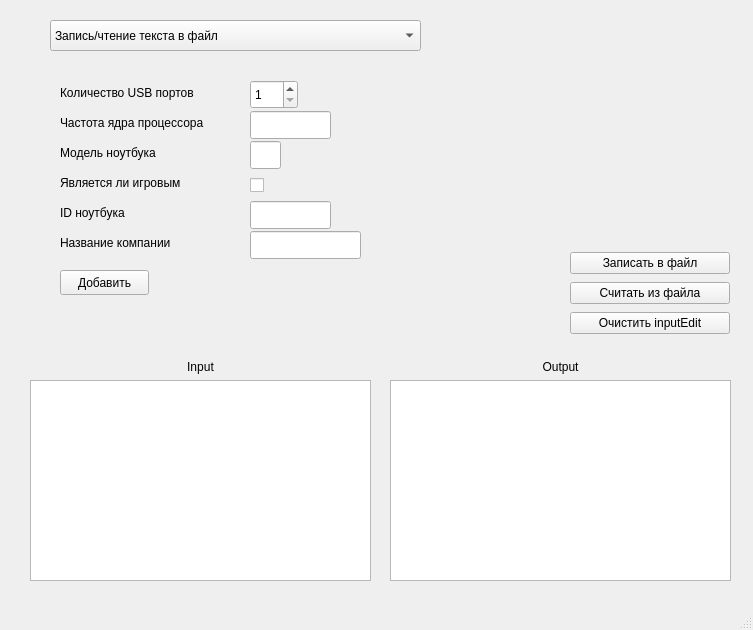
<?xml version="1.0" encoding="UTF-8"?>
<ui version="4.0">
 <class>MainWindow</class>
 <widget class="QMainWindow" name="MainWindow">
  <property name="geometry">
   <rect>
    <x>0</x>
    <y>0</y>
    <width>753</width>
    <height>630</height>
   </rect>
  </property>
  <property name="windowTitle">
   <string>MainWindow</string>
  </property>
  <widget class="QWidget" name="centralwidget">
   <widget class="QWidget" name="verticalLayoutWidget">
    <property name="geometry">
     <rect>
      <x>30</x>
      <y>360</y>
      <width>341</width>
      <height>221</height>
     </rect>
    </property>
    <layout class="QVBoxLayout" name="verticalLayout">
     <item>
      <widget class="QLabel" name="label">
       <property name="text">
        <string>Input</string>
       </property>
       <property name="alignment">
        <set>Qt::AlignCenter</set>
       </property>
      </widget>
     </item>
     <item>
      <widget class="QTextEdit" name="inputEdit">
       <property name="readOnly">
        <bool>false</bool>
       </property>
      </widget>
     </item>
    </layout>
   </widget>
   <widget class="QWidget" name="verticalLayoutWidget_2">
    <property name="geometry">
     <rect>
      <x>390</x>
      <y>360</y>
      <width>341</width>
      <height>221</height>
     </rect>
    </property>
    <layout class="QVBoxLayout" name="verticalLayout_2">
     <item>
      <widget class="QLabel" name="label_2">
       <property name="text">
        <string>Output</string>
       </property>
       <property name="alignment">
        <set>Qt::AlignCenter</set>
       </property>
      </widget>
     </item>
     <item>
      <widget class="QTextEdit" name="outputEdit">
       <property name="readOnly">
        <bool>true</bool>
       </property>
      </widget>
     </item>
    </layout>
   </widget>
   <widget class="QWidget" name="verticalLayoutWidget_3">
    <property name="geometry">
     <rect>
      <x>570</x>
      <y>250</y>
      <width>160</width>
      <height>89</height>
     </rect>
    </property>
    <layout class="QVBoxLayout" name="verticalLayout_3">
     <item>
      <widget class="QPushButton" name="inputButton">
       <property name="text">
        <string>Записать в файл</string>
       </property>
      </widget>
     </item>
     <item>
      <widget class="QPushButton" name="outputButton">
       <property name="text">
        <string>Считать из файла</string>
       </property>
      </widget>
     </item>
     <item>
      <widget class="QPushButton" name="clearButton">
       <property name="text">
        <string>Очистить inputEdit</string>
       </property>
      </widget>
     </item>
    </layout>
   </widget>
   <widget class="QStackedWidget" name="stackedWidget">
    <property name="geometry">
     <rect>
      <x>50</x>
      <y>70</y>
      <width>451</width>
      <height>271</height>
     </rect>
    </property>
    <property name="currentIndex">
     <number>3</number>
    </property>
    <widget class="QWidget" name="page">
     <widget class="QLabel" name="label_3">
      <property name="geometry">
       <rect>
        <x>0</x>
        <y>0</y>
        <width>451</width>
        <height>61</height>
       </rect>
      </property>
      <property name="font">
       <font>
        <pointsize>14</pointsize>
       </font>
      </property>
      <property name="text">
       <string>Введите текст, который будет записан в файл</string>
      </property>
     </widget>
    </widget>
    <widget class="QWidget" name="page_2">
     <widget class="QLabel" name="label_4">
      <property name="geometry">
       <rect>
        <x>0</x>
        <y>10</y>
        <width>451</width>
        <height>61</height>
       </rect>
      </property>
      <property name="font">
       <font>
        <pointsize>14</pointsize>
       </font>
      </property>
      <property name="text">
       <string>Добавьте элементы, которые будут записаны в файл используя Enter </string>
      </property>
      <property name="wordWrap">
       <bool>true</bool>
      </property>
     </widget>
     <widget class="QDoubleSpinBox" name="doubleSpinBox">
      <property name="geometry">
       <rect>
        <x>0</x>
        <y>70</y>
        <width>261</width>
        <height>61</height>
       </rect>
      </property>
      <property name="buttonSymbols">
       <enum>QAbstractSpinBox::PlusMinus</enum>
      </property>
      <property name="maximum">
       <double>2147483223454.989990234375000</double>
      </property>
     </widget>
    </widget>
    <widget class="QWidget" name="page_3">
     <widget class="QLabel" name="label_10_Add">
      <property name="geometry">
       <rect>
        <x>20</x>
        <y>70</y>
        <width>131</width>
        <height>20</height>
       </rect>
      </property>
      <property name="text">
       <string>Модель ноутбука</string>
      </property>
     </widget>
     <widget class="QLabel" name="label_7_Add">
      <property name="geometry">
       <rect>
        <x>20</x>
        <y>10</y>
        <width>171</width>
        <height>20</height>
       </rect>
      </property>
      <property name="text">
       <string>Количество USB портов</string>
      </property>
     </widget>
     <widget class="QLineEdit" name="lineEdit_4_Add">
      <property name="geometry">
       <rect>
        <x>210</x>
        <y>158</y>
        <width>111</width>
        <height>28</height>
       </rect>
      </property>
     </widget>
     <widget class="QSpinBox" name="spinBox_Add">
      <property name="geometry">
       <rect>
        <x>210</x>
        <y>7</y>
        <width>48</width>
        <height>29</height>
       </rect>
      </property>
      <property name="minimum">
       <number>1</number>
      </property>
      <property name="maximum">
       <number>5</number>
      </property>
     </widget>
     <widget class="QCheckBox" name="CheckBox_Add">
      <property name="geometry">
       <rect>
        <x>210</x>
        <y>99</y>
        <width>21</width>
        <height>26</height>
       </rect>
      </property>
      <property name="text">
       <string/>
      </property>
     </widget>
     <widget class="QLabel" name="label_8_Add">
      <property name="geometry">
       <rect>
        <x>20</x>
        <y>40</y>
        <width>181</width>
        <height>20</height>
       </rect>
      </property>
      <property name="text">
       <string>Частота ядра процессора</string>
      </property>
     </widget>
     <widget class="QLineEdit" name="lineEdit_2_Add">
      <property name="geometry">
       <rect>
        <x>210</x>
        <y>68</y>
        <width>31</width>
        <height>28</height>
       </rect>
      </property>
     </widget>
     <widget class="QLabel" name="label_9_Add">
      <property name="geometry">
       <rect>
        <x>20</x>
        <y>100</y>
        <width>151</width>
        <height>20</height>
       </rect>
      </property>
      <property name="text">
       <string>Является ли игровым</string>
      </property>
     </widget>
     <widget class="QLabel" name="label_11_Add">
      <property name="geometry">
       <rect>
        <x>20</x>
        <y>130</y>
        <width>91</width>
        <height>20</height>
       </rect>
      </property>
      <property name="text">
       <string>ID ноутбука</string>
      </property>
     </widget>
     <widget class="QLineEdit" name="lineEdit_Add">
      <property name="geometry">
       <rect>
        <x>210</x>
        <y>38</y>
        <width>81</width>
        <height>28</height>
       </rect>
      </property>
     </widget>
     <widget class="QPushButton" name="pushButton_Add">
      <property name="geometry">
       <rect>
        <x>20</x>
        <y>190</y>
        <width>111</width>
        <height>29</height>
       </rect>
      </property>
      <property name="text">
       <string>Добавить</string>
      </property>
     </widget>
     <widget class="QLineEdit" name="lineEdit_3_Add">
      <property name="geometry">
       <rect>
        <x>210</x>
        <y>128</y>
        <width>81</width>
        <height>28</height>
       </rect>
      </property>
     </widget>
     <widget class="QLabel" name="label_12_Add">
      <property name="geometry">
       <rect>
        <x>20</x>
        <y>160</y>
        <width>151</width>
        <height>20</height>
       </rect>
      </property>
      <property name="text">
       <string>Название компании</string>
      </property>
     </widget>
     <widget class="QLabel" name="label_13_Add">
      <property name="geometry">
       <rect>
        <x>10</x>
        <y>240</y>
        <width>401</width>
        <height>21</height>
       </rect>
      </property>
      <property name="text">
       <string/>
      </property>
     </widget>
    </widget>
    <widget class="QWidget" name="page_4">
     <widget class="QPushButton" name="addButtonBin">
      <property name="geometry">
       <rect>
        <x>10</x>
        <y>200</y>
        <width>89</width>
        <height>25</height>
       </rect>
      </property>
      <property name="text">
       <string>Добавить</string>
      </property>
     </widget>
     <widget class="QLabel" name="label_7_Add_2">
      <property name="geometry">
       <rect>
        <x>10</x>
        <y>13</y>
        <width>171</width>
        <height>20</height>
       </rect>
      </property>
      <property name="text">
       <string>Количество USB портов</string>
      </property>
     </widget>
     <widget class="QLabel" name="label_11_Add_2">
      <property name="geometry">
       <rect>
        <x>10</x>
        <y>133</y>
        <width>91</width>
        <height>20</height>
       </rect>
      </property>
      <property name="text">
       <string>ID ноутбука</string>
      </property>
     </widget>
     <widget class="QLabel" name="label_8_Add_2">
      <property name="geometry">
       <rect>
        <x>10</x>
        <y>43</y>
        <width>181</width>
        <height>20</height>
       </rect>
      </property>
      <property name="text">
       <string>Частота ядра процессора</string>
      </property>
     </widget>
     <widget class="QLineEdit" name="lineEdit_4_Add_2">
      <property name="geometry">
       <rect>
        <x>200</x>
        <y>161</y>
        <width>111</width>
        <height>28</height>
       </rect>
      </property>
     </widget>
     <widget class="QLabel" name="label_9_Add_2">
      <property name="geometry">
       <rect>
        <x>10</x>
        <y>103</y>
        <width>151</width>
        <height>20</height>
       </rect>
      </property>
      <property name="text">
       <string>Является ли игровым</string>
      </property>
     </widget>
     <widget class="QLineEdit" name="lineEdit_Add_2">
      <property name="geometry">
       <rect>
        <x>200</x>
        <y>41</y>
        <width>81</width>
        <height>28</height>
       </rect>
      </property>
     </widget>
     <widget class="QCheckBox" name="CheckBox_Add_2">
      <property name="geometry">
       <rect>
        <x>200</x>
        <y>102</y>
        <width>21</width>
        <height>26</height>
       </rect>
      </property>
      <property name="text">
       <string/>
      </property>
     </widget>
     <widget class="QLabel" name="label_13_Add_2">
      <property name="geometry">
       <rect>
        <x>10</x>
        <y>240</y>
        <width>381</width>
        <height>17</height>
       </rect>
      </property>
      <property name="text">
       <string/>
      </property>
     </widget>
     <widget class="QLineEdit" name="lineEdit_2_Add_2">
      <property name="geometry">
       <rect>
        <x>200</x>
        <y>71</y>
        <width>31</width>
        <height>28</height>
       </rect>
      </property>
     </widget>
     <widget class="QLabel" name="label_12_Add_2">
      <property name="geometry">
       <rect>
        <x>10</x>
        <y>163</y>
        <width>151</width>
        <height>20</height>
       </rect>
      </property>
      <property name="text">
       <string>Название компании</string>
      </property>
     </widget>
     <widget class="QLineEdit" name="lineEdit_3_Add_2">
      <property name="geometry">
       <rect>
        <x>200</x>
        <y>131</y>
        <width>81</width>
        <height>28</height>
       </rect>
      </property>
     </widget>
     <widget class="QLabel" name="label_10_Add_2">
      <property name="geometry">
       <rect>
        <x>10</x>
        <y>73</y>
        <width>131</width>
        <height>20</height>
       </rect>
      </property>
      <property name="text">
       <string>Модель ноутбука</string>
      </property>
     </widget>
     <widget class="QSpinBox" name="spinBox_Add_2">
      <property name="geometry">
       <rect>
        <x>200</x>
        <y>10</y>
        <width>48</width>
        <height>29</height>
       </rect>
      </property>
      <property name="minimum">
       <number>1</number>
      </property>
      <property name="maximum">
       <number>5</number>
      </property>
     </widget>
    </widget>
    <widget class="QWidget" name="page_5">
     <widget class="QLabel" name="label_5">
      <property name="geometry">
       <rect>
        <x>0</x>
        <y>0</y>
        <width>451</width>
        <height>61</height>
       </rect>
      </property>
      <property name="font">
       <font>
        <pointsize>14</pointsize>
       </font>
      </property>
      <property name="text">
       <string>Введите текст, который будет дозаписан в файл</string>
      </property>
     </widget>
    </widget>
   </widget>
   <widget class="QComboBox" name="comboBox">
    <property name="geometry">
     <rect>
      <x>50</x>
      <y>20</y>
      <width>371</width>
      <height>31</height>
     </rect>
    </property>
    <item>
     <property name="text">
      <string>Запись/чтение текста в файл</string>
     </property>
    </item>
    <item>
     <property name="text">
      <string>Запись/чтение массива типа float</string>
     </property>
    </item>
    <item>
     <property name="text">
      <string>Дозапись/чтение полей структуры Notebook в txt</string>
     </property>
    </item>
    <item>
     <property name="text">
      <string>Дозапись/чтение полей структуры Notebook в bin</string>
     </property>
    </item>
    <item>
     <property name="text">
      <string>Дозапись/чтение текста в файл</string>
     </property>
    </item>
   </widget>
  </widget>
  <widget class="QMenuBar" name="menubar">
   <property name="geometry">
    <rect>
     <x>0</x>
     <y>0</y>
     <width>753</width>
     <height>22</height>
    </rect>
   </property>
  </widget>
  <widget class="QStatusBar" name="statusbar"/>
 </widget>
 <resources/>
 <connections/>
 <buttongroups>
  <buttongroup name="buttonGroup_3"/>
  <buttongroup name="buttonGroup_4"/>
 </buttongroups>
</ui>
